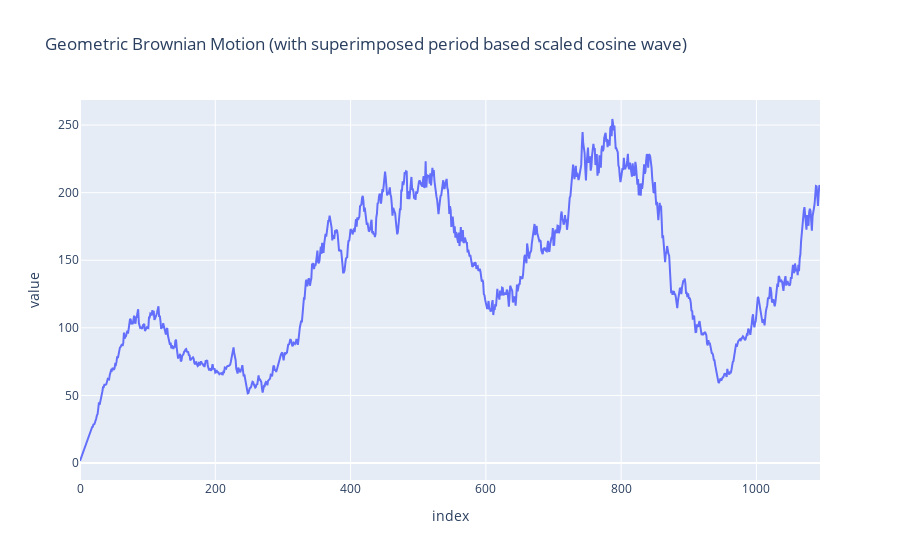

The notebook cell saved with this chart:
### Code cell
fig = go.Figure()
fig.add_trace(go.Scatter(y=list(islice(gen_gbm((1/365.), 0, .01, .6), 365*3)), mode='lines', name='Actual'))
fig.update_layout(title=f'Geometric Brownian Motion (with superimposed period based scaled cosine wave)', xaxis_title='index', yaxis_title='value')

### Figure 1 — Plotly figure (JSON) as saved in the notebook; plotly's stock layout.template omitted (floating-point values rounded to 4 significant figures; data arrays with more than 128 entries replaced by an {"elided": "..."} marker saying what was removed)
{"data": [{"mode": "lines", "name": "Actual", "type": "scatter", "y": {"elided": "1095 float values"}}], "layout": {"title": {"text": "Geometric Brownian Motion (with superimposed period based scaled cosine wave)"}, "xaxis": {"title": {"text": "index"}}, "yaxis": {"title": {"text": "value"}}}}
